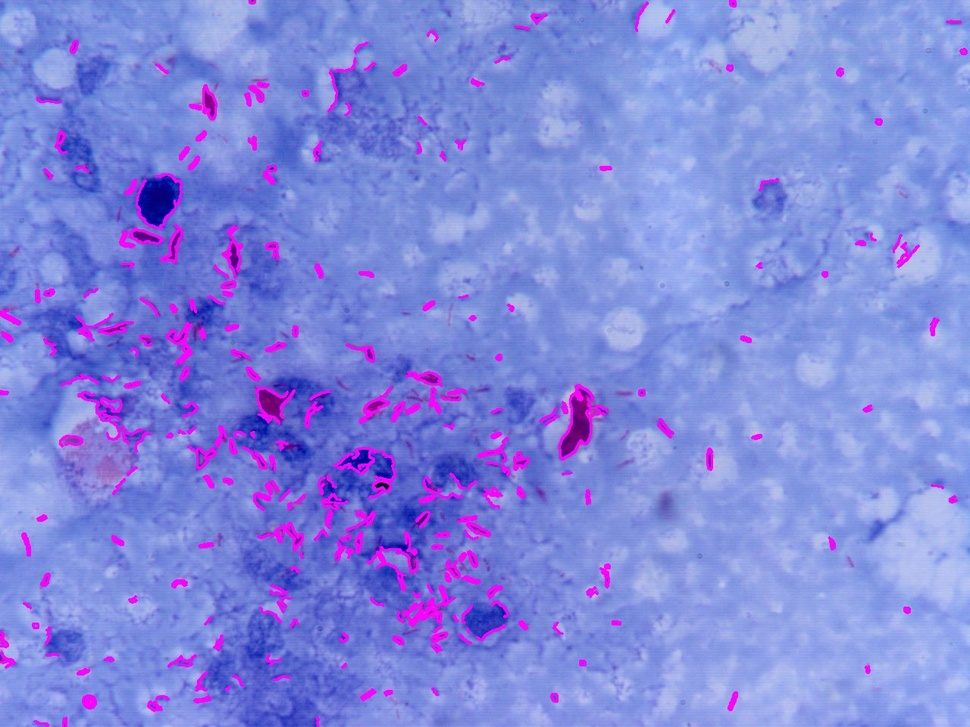
#> input picture Script/Predicted_Masks/1.jpeg, 970 x 727 px, shrunk from 1280 x 960 before the run; its folder holds only this picture in this run
$ python main.py --input-dir Predicted_Masks
#> lines starting #> are read from the running program, lines starting #| are printed output that depends on the picture; after the words box and inside, x2 and y2 are one past the last pixel; in counts of white or black regions, pixels touching at a corner belong together
### Script/contour.py
import cv2 as cv
import numpy as np
import argparse
import random as rng
import matplotlib.pyplot as plt


def MainFunc(im, threshold):


    def thresh_callback(val):
        non_zero_pixels = 0
        threshold = val

        canny_output = cv.Canny(src_gray, threshold, threshold * 2)


        contours, _ = cv.findContours(canny_output, cv.RETR_TREE, cv.CHAIN_APPROX_SIMPLE)

        mu = [None]*len(contours)
        for i in range(len(contours)):
            mu[i] = cv.moments(contours[i])
        mc = [None]*len(contours)
        for i in range(len(contours)):
            # add 1e-5 to avoid division by zero
            mc[i] = (mu[i]['m10'] / (mu[i]['m00'] + 1e-5), mu[i]['m01'] / (mu[i]['m00'] + 1e-5))

        drawing = np.zeros((canny_output.shape[0], canny_output.shape[1], 3), dtype=np.uint8)

        orignal_img_to_draw = src

        for i in range(len(contours)):
            color = (rng.randint(0,256), rng.randint(0,256), rng.randint(0,256))
            cv.drawContours(drawing, contours, i, color, 2)
            cv.drawContours(orignal_img_to_draw, contours, i, (255,0,255), 2)
            # cv.circle(orignal_img_to_draw, (int(mc[i][0]) , int(mc[i][1])), 4,(255,0,0),1)


        for i in range(len(contours)):
            non_zero_pixels += cv.contourArea(contours[i])
        return drawing,non_zero_pixels, orignal_img_to_draw

    src = im
    if src is None:
        print('Could not open or find the image:', args.input)
        exit(0)
    src_gray = cv.cvtColor(src, cv.COLOR_RGB2GRAY)
    src_gray = cv.blur(src_gray, (3,3))

    max_thresh = 255
    thresh = threshold

    drawing,non_zero_pixels, orig_img_cont = thresh_callback(thresh)

    return drawing,non_zero_pixels, orig_img_cont

### Script/main.py
import sys
try:
    import argparse
    import os
    import cv2 as cv
    import matplotlib.pyplot as plt
    import contour

except Exception as e:
    print("run setup.py please, incomplete dependencies")
    sys.exit()

argParser = argparse.ArgumentParser()
argParser.add_argument("-i", "--input-dir", required=True, help = "your input directory")


args = argParser.parse_args()
orignal_dir = os.getcwd()
output_dir = orignal_dir + "/Predicted_Masks"
# print(f"outp_dir: {output_dir}")
target_dir = orignal_dir + "/" + args.input_dir
os.chdir(args.input_dir)

if not os.path.isdir(target_dir):
    print(f"Invalid file directory specified\n suggested to copy all images in the same dir and then try")
    sys.exit()

if not os.path.isdir(output_dir):
    os.makedirs(output_dir)

# try:
    # print(os.listdir())

for i in os.listdir(target_dir):
    lst_ext = (i.split('.'))[-1]
    valid = True if (lst_ext == "jpg" or lst_ext == "jpeg") else False
    # print(f"valid file: {i} with status {valid}")

    if valid:
        threshold = 70
        img = cv.imread(target_dir + "/" + i) # --> Here the exception is occuring
#> img is the input picture: shape (727, 970, 3); mean B, G, R 221.2, 135.2, 128.7
        img = cv.cvtColor(img, cv.COLOR_BGR2RGB)
        _,_,img_temp = contour.MainFunc(img, threshold)
#> in MainFunc, `src_gray = cv.cvtColor(src, cv.COLOR_RGB2GRAY)`:
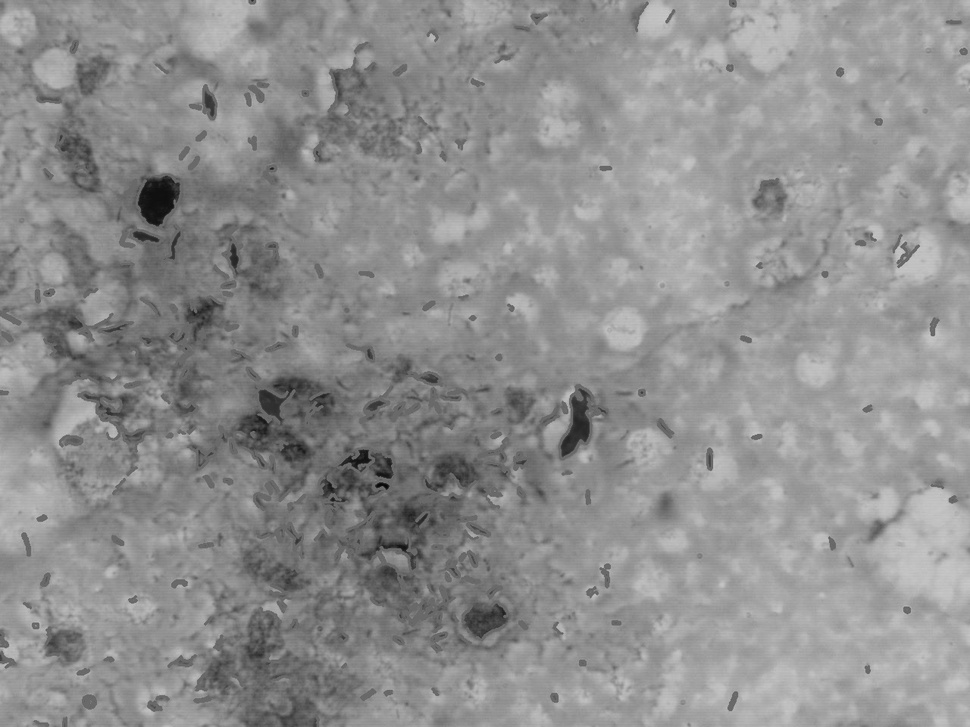
#> src_gray: shape (727, 970); min 6, max 206, mean 143
#> in thresh_callback, `canny_output = cv.Canny(src_gray, threshold, threshold * 2)`:
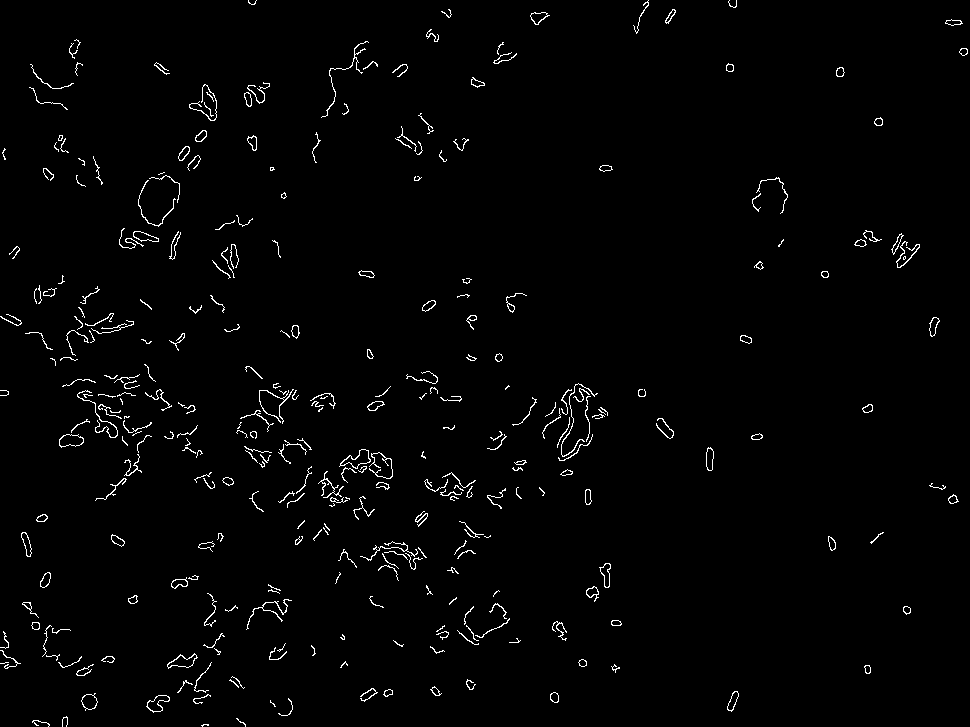
#> canny_output: shape (727, 970); 1.6% white in thin lines or dots
#> in thresh_callback, `contours, _ = cv.findContours(canny_output, cv.RETR_TREE, cv.CHAIN_APP..`: contours = 385 contours, 247 with area under 20; largest, box (x1, y1, x2, y2) and area: (339, 449, 371, 469) 262, (340, 449, 371, 469) 238, (59, 434, 84, 448) 228, (167, 653, 198, 669) 221, (59, 434, 84, 447) 216
#> in thresh_callback, `mu = [None]*len(contours)`: mu = 385 items
#> after the loop in thresh_callback, `for i in range(len(contours)):`: mc = 385 pairs, first value 0 to 963.3, second value 0 to 724.7
#> the loop in thresh_callback, `for i in range(len(contours)):` made 385 passes
#> color on passes 1 to 3: (197, 215, 20), (132, 248, 207), (155, 244, 183)
#> after the loop in thresh_callback, `for i in range(len(contours)):`:
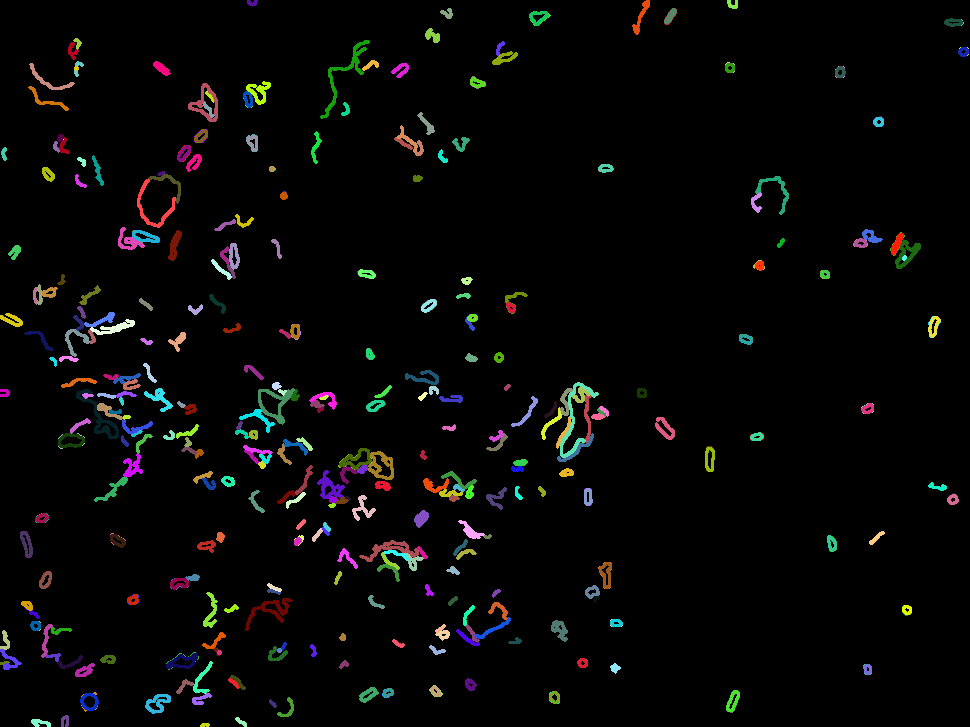
#> drawing: shape (727, 970, 3); mean R, G, B 6.6, 6.5, 6
#> after the loop in thresh_callback, `for i in range(len(contours)):`:
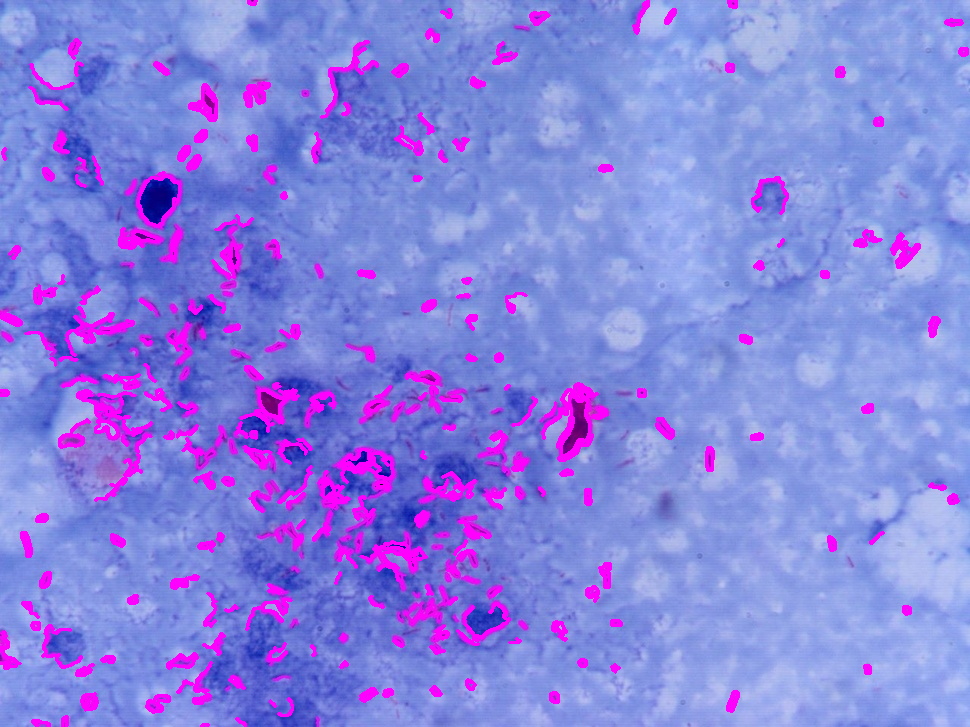
#> orignal_img_to_draw: shape (727, 970, 3); mean R, G, B 133.8, 131.1, 223
#> the loop in thresh_callback, `for i in range(len(contours)):` made 385 passes
#> non_zero_pixels on passes 1 to 3: 3.5, 10, 15
#> after the loop in thresh_callback, `for i in range(len(contours)):`: non_zero_pixels = 11527.5
        # plt.imshow(img_temp)
        # plt.show()

        print(f" Writing image: {i} in directory {target_dir}")
        img_temp = cv.cvtColor(img_temp, cv.COLOR_BGR2RGB)
        cv.imwrite(output_dir + "/" +  i , img_temp)


# except Exception as e:
#     print(f"The following exception occured {e}")

$ run again, on Script/Predicted_Masks/10.jpeg
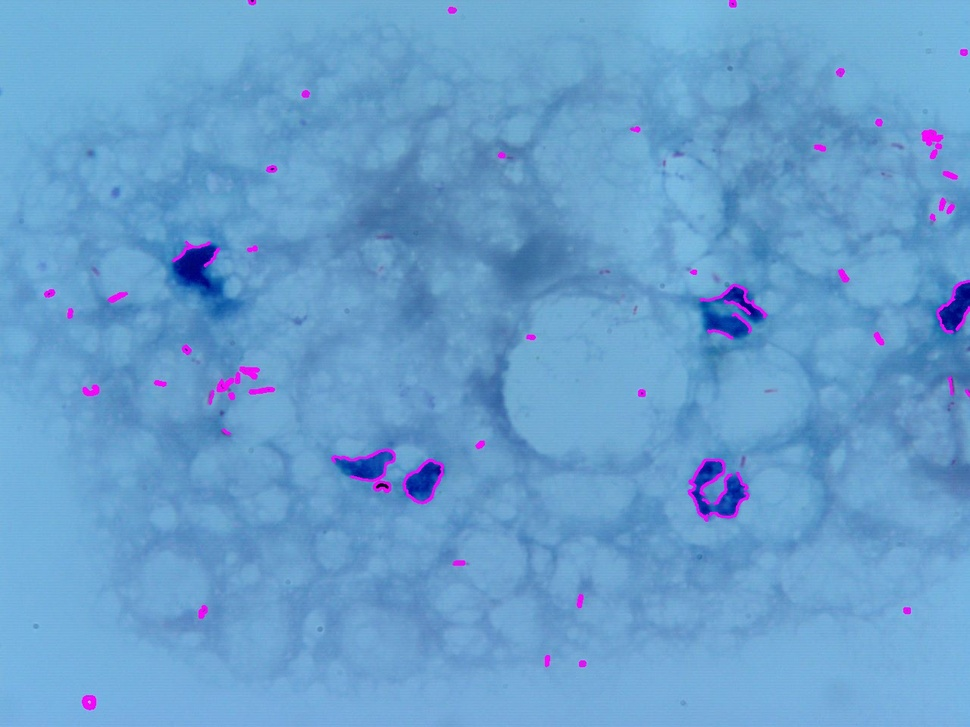
#> input picture Script/Predicted_Masks/10.jpeg, 970 x 727 px, shrunk from 1280 x 960 before the run
#> img is the input picture: shape (727, 970, 3); mean B, G, R 205.7, 158.6, 103.9
#> in thresh_callback, `canny_output = cv.Canny(src_gray, threshold, threshold * 2)`:
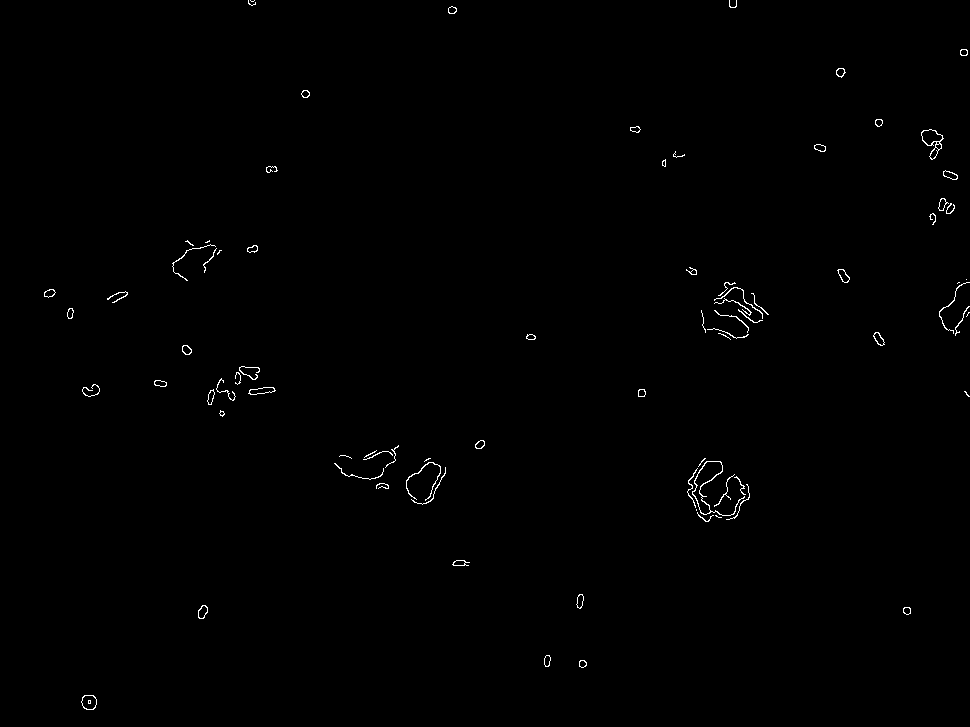
#> canny_output: shape (727, 970); 0.46% white in thin lines or dots
#> contours = 120 contours, 53 with area under 20; largest, box (x1, y1, x2, y2) and area: (692, 461, 745, 516) 660, (692, 461, 723, 515) 594, (921, 129, 944, 160) 328, (921, 129, 943, 146) 212, (81, 695, 97, 710) 178
#> mu = 120 items
#> the loop in thresh_callback, `for i in range(len(contours)):` made 120 passes
#> after the loop in thresh_callback, `for i in range(len(contours)):`: mc = 120 pairs, first value 0 to 968.3, second value 0 to 701.8
#> the loop in thresh_callback, `for i in range(len(contours)):` made 120 passes
#> color on passes 1 to 8: (197, 215, 20), (132, 248, 207), (155, 244, 183), (111, 71, 144), (71, 48, 128), (75, 158, 50), (37, 169, 241), (51, 181, 222)
#> after the loop in thresh_callback, `for i in range(len(contours)):`:
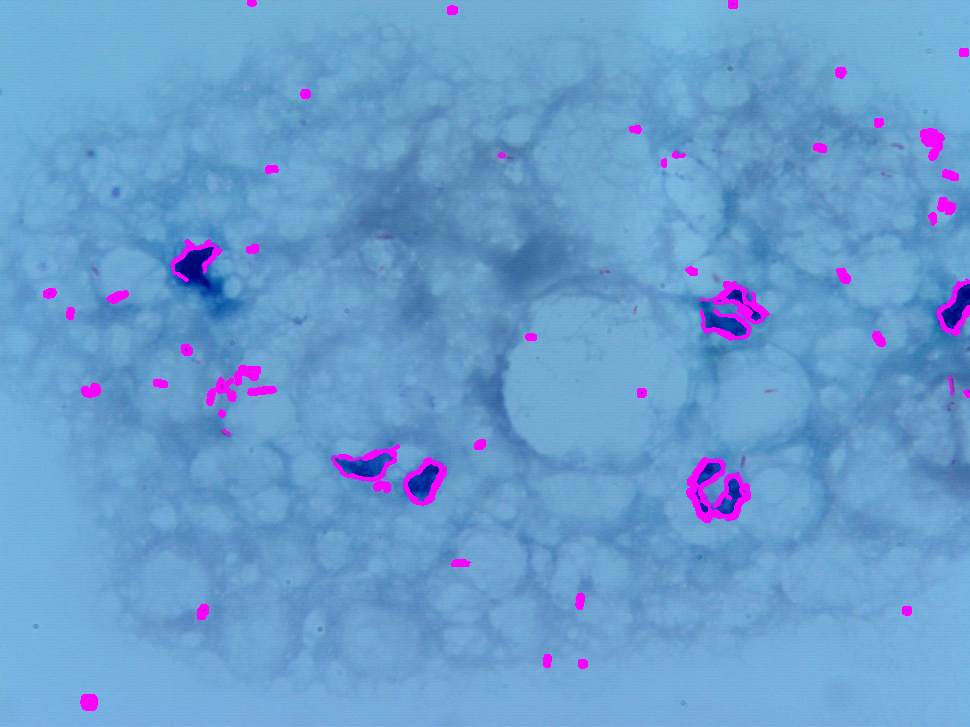
#> orignal_img_to_draw: shape (727, 970, 3); mean R, G, B 105.5, 157.5, 206.3
#> the loop in thresh_callback, `for i in range(len(contours)):` made 120 passes
#> non_zero_pixels on passes 1 to 8: 177.5, 345, 351, 355, 397, 433, 487, 538.5
#> after the loop in thresh_callback, `for i in range(len(contours)):`: non_zero_pixels = 5812

$ run again, on Script/Predicted_Masks/11.jpeg
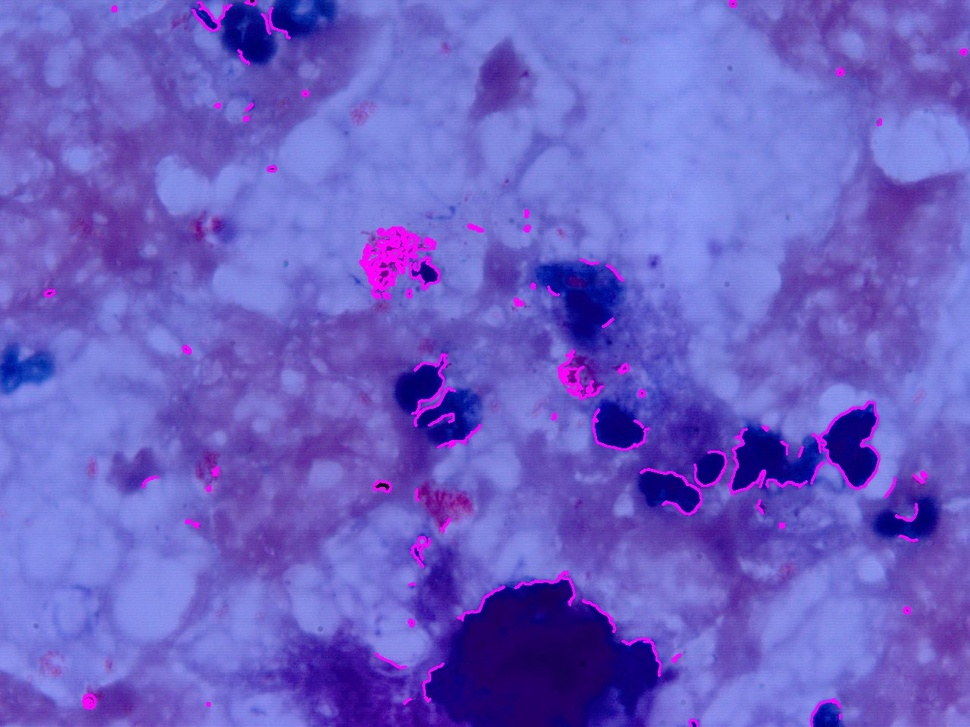
#> input picture Script/Predicted_Masks/11.jpeg, 970 x 727 px, shrunk from 1280 x 960 before the run
#> img is the input picture: shape (727, 970, 3); mean B, G, R 198, 94.8, 107.5
#> in thresh_callback, `canny_output = cv.Canny(src_gray, threshold, threshold * 2)`:
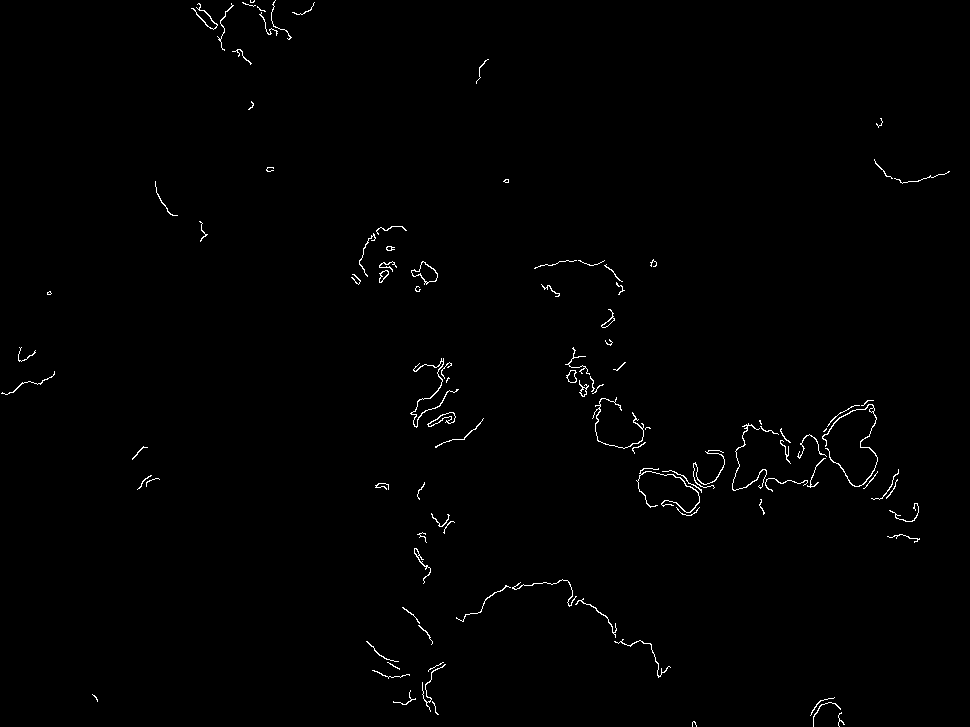
#> canny_output: shape (727, 970); 0.75% white in thin lines or dots
#> contours = 112 contours, 86 with area under 20; largest, box (x1, y1, x2, y2) and area: (411, 261, 438, 285) 292, (411, 261, 438, 283) 264, (427, 412, 456, 427) 145, (428, 412, 456, 427) 122, (822, 404, 878, 487) 99
#> mu = 112 items
#> the loop in thresh_callback, `for i in range(len(contours)):` made 112 passes
#> after the loop in thresh_callback, `for i in range(len(contours)):`: mc = 112 pairs, first value 26.55 to 919.8, second value 1.33 to 721.8
#> the loop in thresh_callback, `for i in range(len(contours)):` made 112 passes
#> color on passes 1 to 8: (197, 215, 20), (132, 248, 207), (155, 244, 183), (111, 71, 144), (71, 48, 128), (75, 158, 50), (37, 169, 241), (51, 181, 222)
#> after the loop in thresh_callback, `for i in range(len(contours)):`:
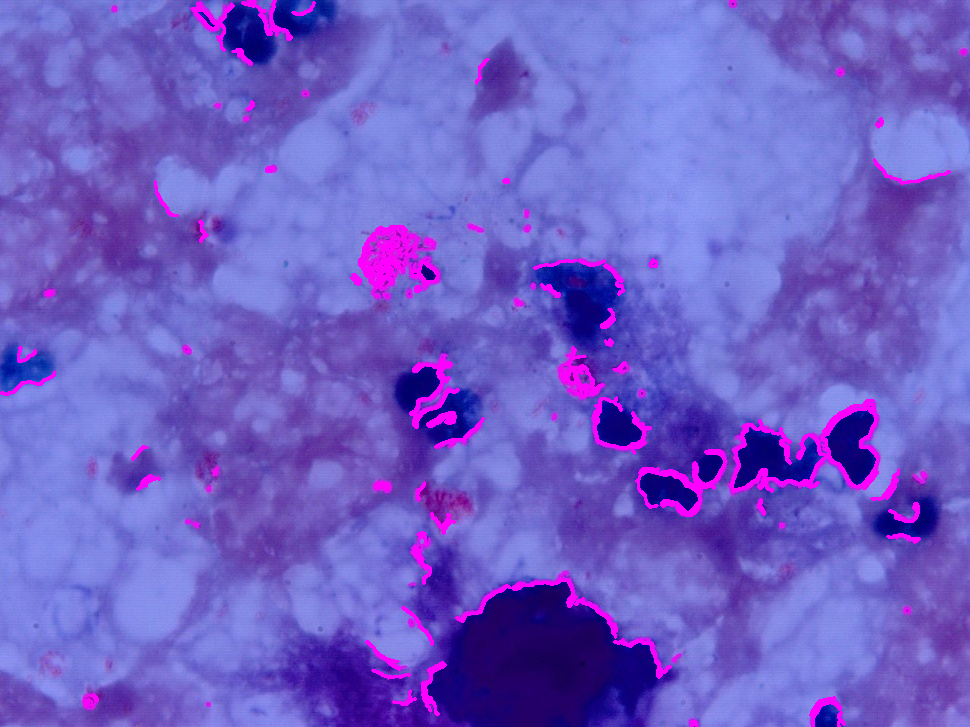
#> orignal_img_to_draw: shape (727, 970, 3); mean R, G, B 110.8, 93.9, 199.5
#> the loop in thresh_callback, `for i in range(len(contours)):` made 112 passes
#> non_zero_pixels on passes 1 to 8: 1.5, 6.5, 20.5, 25, 34.5, 38, 46, 53.5
#> after the loop in thresh_callback, `for i in range(len(contours)):`: non_zero_pixels = 2570
